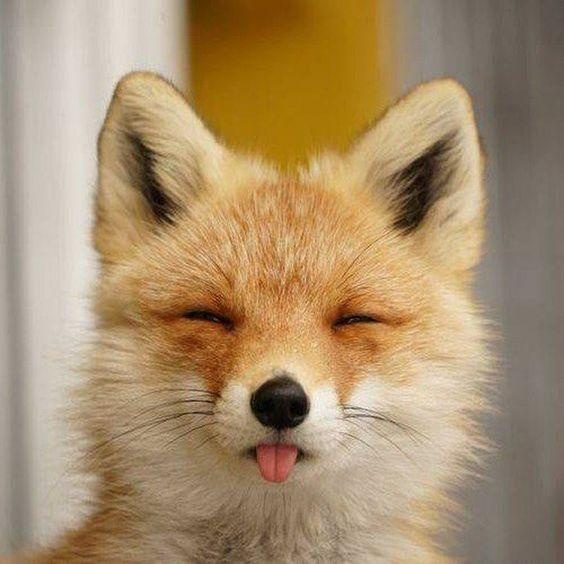
#> input picture .cache/image/04b26838bdd5e2ba54d0144558685bae.jpg, 564 x 564 px, found by its file name
$ jupyter execute SVD_test.ipynb   (shell and % lines are left out)
#> lines starting #> are read from the running program, lines starting #| are printed output that depends on the picture
просто SVD скрипт на картинку

# Installs and Imports

## Installs

## Imports

[cell 1]
import time
from io import BytesIO

import matplotlib.pyplot as plt
import numpy as np
import requests
from PIL import Image
from scipy.linalg import svd

# Code:

## 1. Возьмите любую картинку, которая вам нравится

[cell 2]
url = "https://i.pinimg.com/564x/04/b2/68/04b26838bdd5e2ba54d0144558685bae.jpg"

[cell 3]
response = requests.get(url, timeout=10)
image = Image.open(BytesIO(response.content))
#> image is the input picture: PIL image 564x564 RGB; mean R, G, B 168.2, 142.7, 108.2

## 2. сконвертируйте в градации серого в действительных числах (float32 например).

[cell 4]
image_grey = image.convert("L")
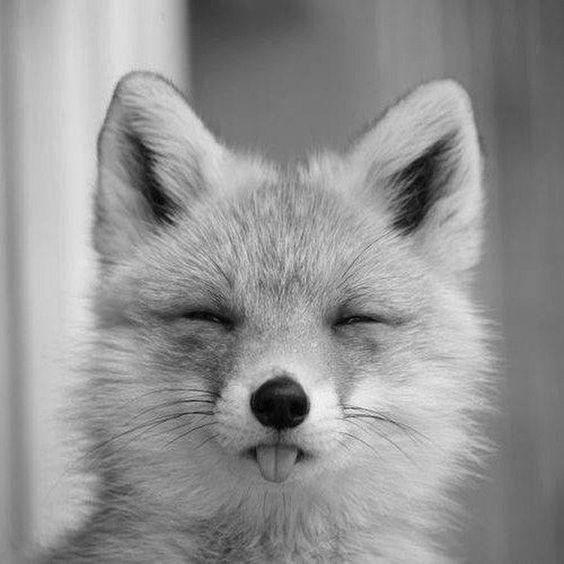
#> image_grey: PIL image 564x564 L; min 0, max 251, mean 146.4

image_array = np.array(image_grey, dtype=np.float32)

[cell 5]
fig, axes = plt.subplots(1, 2, figsize=(16, 8))

axes[0].imshow(image)
axes[0].set_title("Original Image")
axes[0].axis("off")

axes[1].imshow(image_grey, cmap="gray")
axes[1].set_title("Grayscale Image")
axes[1].axis("off")

plt.show()
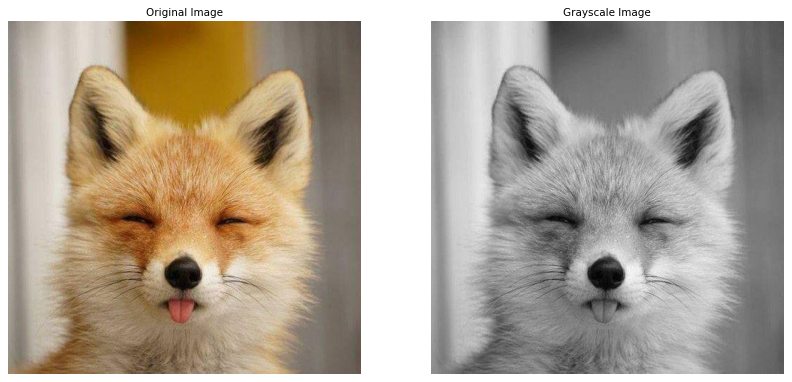
#> figure drawn by matplotlib, 2 panels

## 3. Затем используя SVD разложите на матрицы

[cell 6]
U, S, V_t = svd(image_array, full_matrices=True)
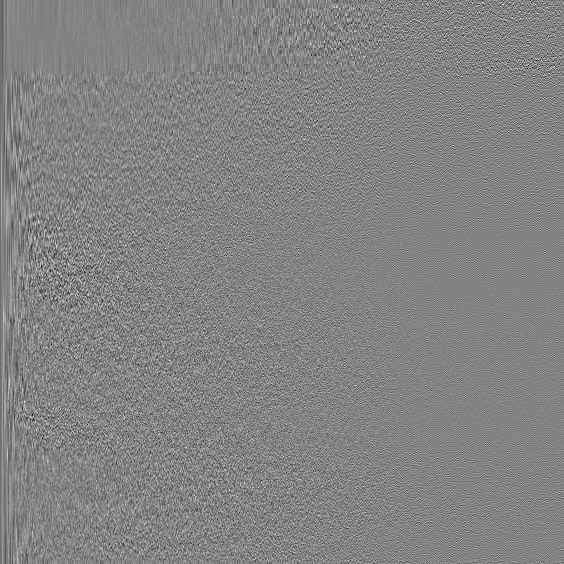
#> U: shape (564, 564) float32; min -0.282, max 0.265, mean -7.83e-05; drawn with min black and max white
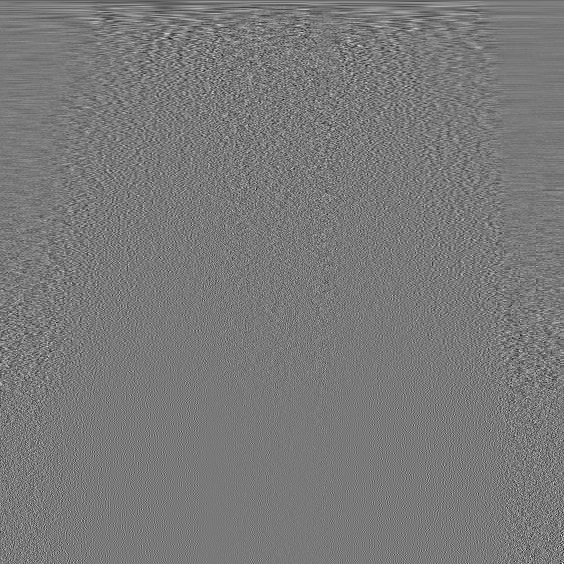
#> V_t: shape (564, 564) float32; min -0.271, max 0.296, mean -9.04e-05; drawn with min black and max white
#> S = 564 values, max 83980.1 at index 0, min 0.0168 at index 563, mean 360.4

[cell 7]
S.size
#> Out = 564

## 4. Посчитайте коэффициент сжатия, время сжатия, и ошибку (Frobenius norm) в зависимости от ранга разложения

[cell 8]
ranks = np.linspace(1, 150, 10, dtype=int)
compression_ratios, errors, compression_times, images = [], [], [], []
num_repeats = 100

[cell 9]
for r in ranks:
    compression_time_list = []

    for _ in range(num_repeats):
        start_comp_time = time.time()
        U_r, S_r, V_t_r = U[:, :r], np.diag(S[:r]), V_t[:r, :]
        compressed_image = np.dot(U_r, np.dot(S_r, V_t_r))
        end_comp_time = time.time()
        compression_time_list.append((end_comp_time - start_comp_time) * 1000)

    compression_time = np.mean(compression_time_list)

    compression_times.append(compression_time)

    original_size = np.prod(image_array.shape)
    compressed_size = U_r.size + S_r.size + V_t_r.size
    compression_ratios.append(original_size / compressed_size)
    errors.append(np.linalg.norm(image_array - compressed_image, ord="fro"))

    images.append(compressed_image)
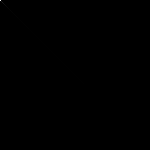
#> S_r: shape (150, 150) float32; min 0, max 83980.1, mean 8.3; drawn with min black and max white
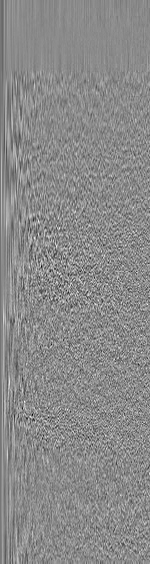
#> U_r: shape (564, 150) float32; min -0.282, max 0.237, mean -0.000291; drawn with min black and max white
#> after the loop, compression_ratios = [281.8, 16.34, 8.05, 5.4, 3.97, 3.16, 2.59, 2.2, 1.9, 1.66]; compression_times = [0.193, 0.273, 0.392, 0.53, 0.653, 0.786, 0.905, 1.04, 1.21, 1.38]; errors = [18097.5, 4968.7, 3862.3, 3258.1, 2762.6, 2363.8, 2002.4, 1711, 1442.9, 1213.3]; images = 10 items

## 5. Постройте графики для 4

[cell 10]
def plot_graph(x, y, color, xlabel, ylabel, title, subplot_index):
#> called with x = array of shape (10,), color = 'orange', xlabel = 'Ранг разложения', ylabel = 'Коэффициент сжатия', title = 'Коэффициент сжатия от ранга', subplot_index = 1
    plt.subplot(3, 1, subplot_index)
    plt.plot(x, y, marker="o", color=color)
    plt.xlabel(xlabel)
    plt.ylabel(ylabel)
    plt.title(title)
    plt.grid(color="gray", linestyle="--", linewidth=0.5)

    for i, txt in enumerate(y):
        plt.text(x[i], txt, f"{txt:.2f}", fontsize=12, ha="right", color="red")
#> this loop made 10 passes
#> txt on passes 1 to 10: 281.8, 16.34, 8.05, 5.4, 3.97, 3.16, 2.59, 2.2, 1.9, 1.66


plt.figure(figsize=(12, 18))

plot_graph(
    ranks, compression_ratios, "orange", "Ранг разложения", "Коэффициент сжатия", "Коэффициент сжатия от ранга", 1
)
plot_graph(ranks, errors, "darkblue", "Ранг разложения", "Ошибка (норма Фробениуса)", "Норма Фробениуса от ранга", 2)
#> the loop in plot_graph (call 2), `for i, txt in enumerate(y):` made 10 passes
#> txt on passes 1 to 10: 18097.5, 4968.7, 3862.3, 3258.1, 2762.6, 2363.8, 2002.4, 1711, 1442.9, 1213.3
plot_graph(
    ranks,
    compression_times,
    "green",
    "Ранг разложения",
    "Время восстановления (мс)",
    "Время восстановления от ранга",
    3,
)

plt.tight_layout()
plt.show()
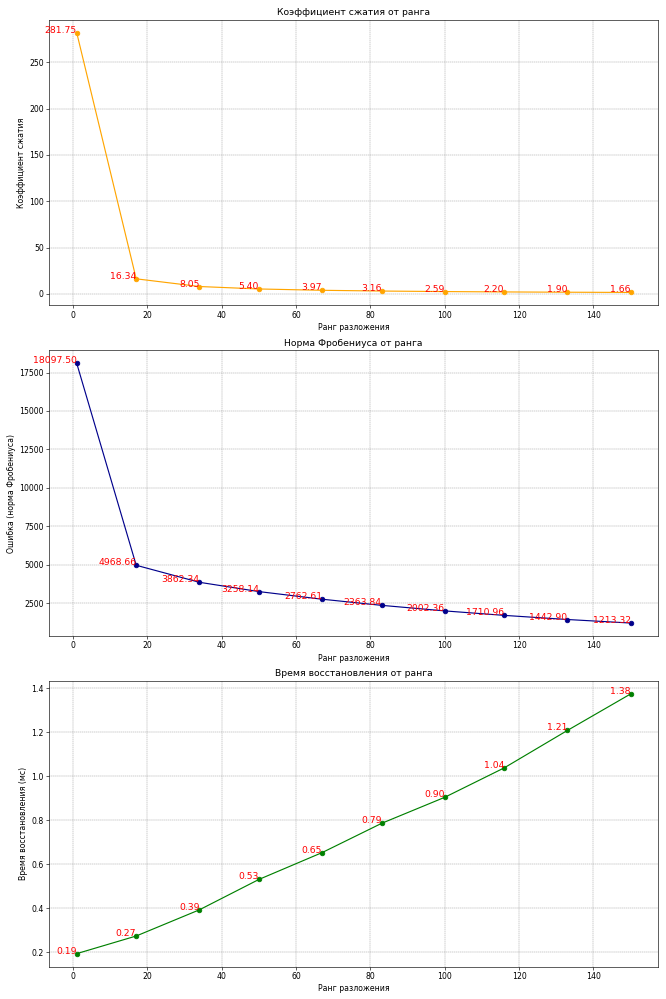
#> figure drawn by matplotlib, 3 panels; panel 1: curve peaks at x = 1, y = 281.8; panel 2: curve peaks at x = 1, y = 18097.5; panel 3: curve peaks at x = 150, y = 1.38

## 6. Восстановите и отобразите картику для нескольких рангов (см. 3)

[cell 11]
num_images = len(images)
#> num_images = 10

num_rows = 2
num_cols = (num_images + 1) // 2
#> num_cols = 5

plt.figure(figsize=(15 * 2, 5 * 2))

for i, img in enumerate(images):
    plt.subplot(num_rows, num_cols, i + 1)
    plt.imshow(img, cmap="gray")
    plt.title(f"Ранг = {ranks[i]}")
    plt.axis("off")
#> this loop made 10 passes

plt.tight_layout()
plt.show()
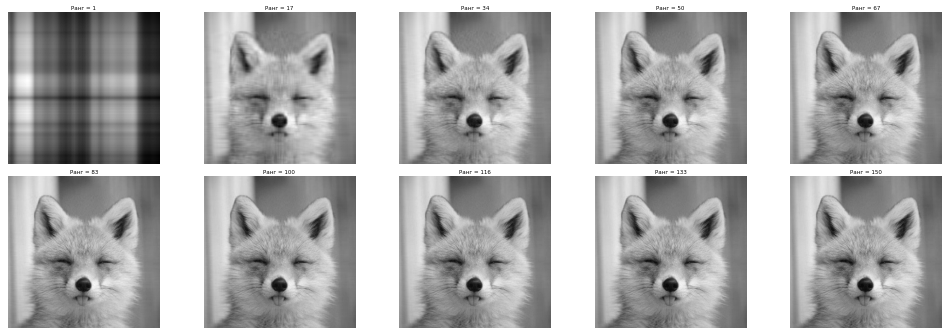
#> figure drawn by matplotlib, 10 panels
